Frame 1 (no input): blank canvas, image omitted
Frame 60 (the mouse pressed at the canvas centre just before this capture): blank canvas, image omitted
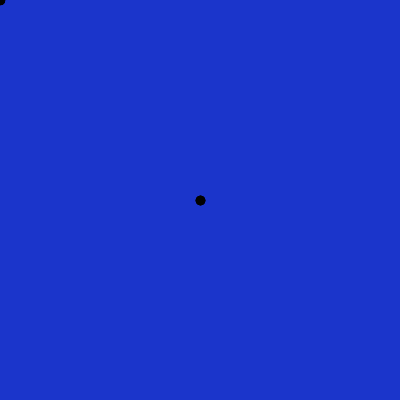
Frame 120 (the mouse held since frame 60 and released just before this capture)

The Processing sketch whose frames 1 and 60 were blank and that drew this single picture after the mouse press (run headless with seeded random() and noise(); from frame 60 on, the mouse is pressed at the canvas centre):

// Processing sketch: DrawingBasic_Board
// ── DrawingBasic_Board.pde
void setup() {
 size (400,400);
background(27,53,203);
}

void draw() {
 stroke(1);
line(mouseX,mouseY, mouseX, mouseY);
stroke(1);
strokeWeight(random(10));

}

void mouseDragged() {
stroke(#FFFFFF);
}

/* This program I have taught in class starting with a flat line draw with strikeWeight
//Variables

void setup() { size (600, 600); }

void draw() {}

void mousePressed() {}

void mouseDragged() {
  strokeWeight(random (1, 16));
  //line (10, 20, mouseX, mouseY);
  ellipse (mouseX, mouseY, 2, 2);
  strokeWeight(1); //resetting default
}
*/
